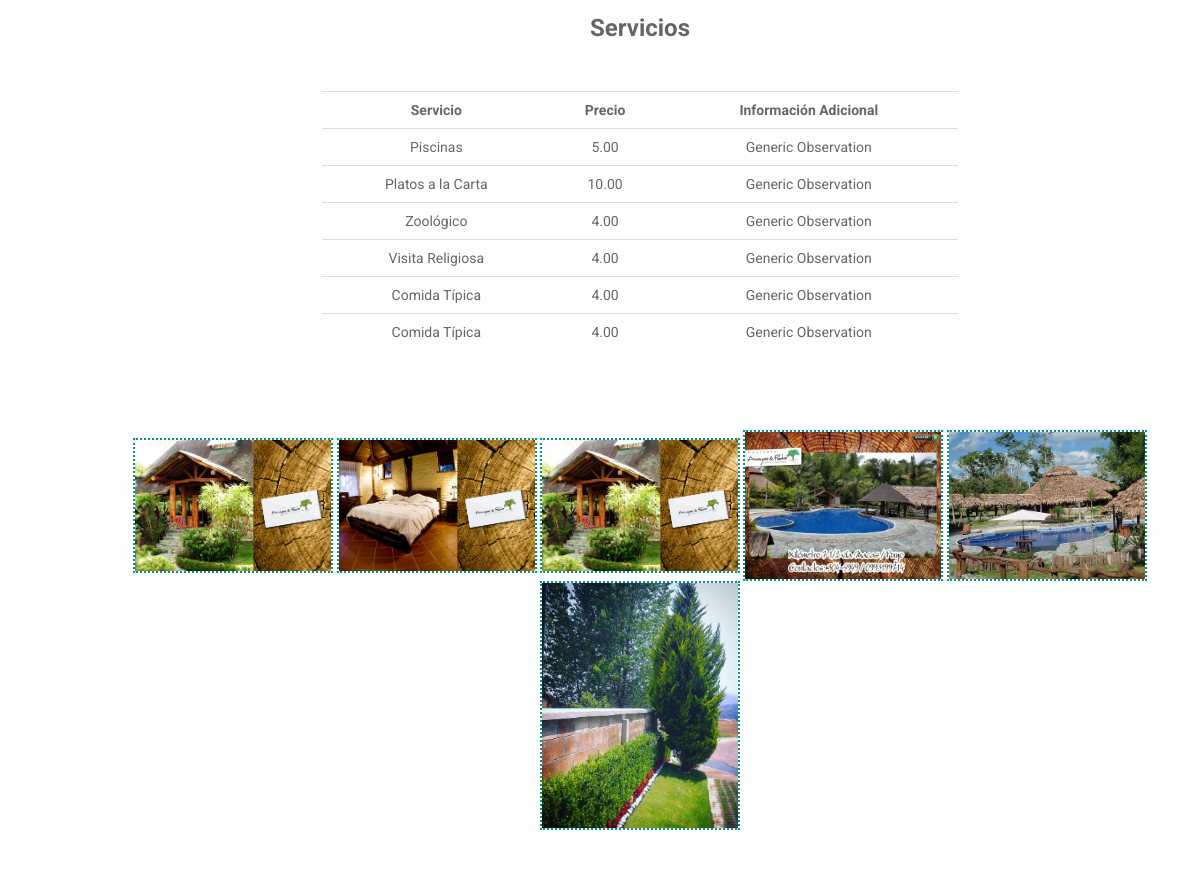
Page /destino/ver/arrayan-y-piedra/ (middle part) on the earlier database version.
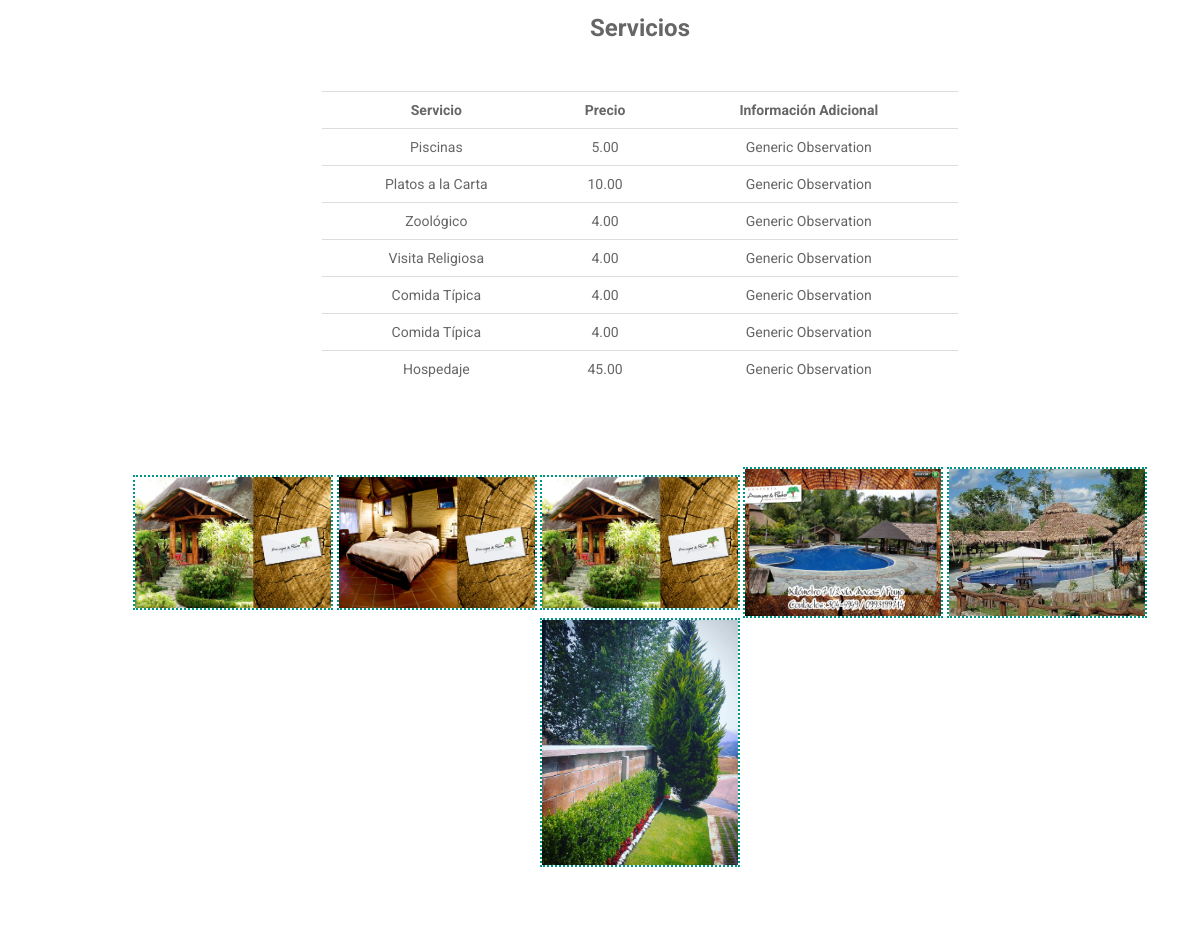
Same page on the later database version.
### centro/models.py (models this page shows)
class ServiceCenter(models.Model):
    center = models.ForeignKey(Center)
    service = models.ForeignKey(Service)
    cost = models.DecimalField(max_digits=10,
                               decimal_places=2,
                               blank=False,
                               default=00.00)
    observation = models.TextField(blank=True)
    def __str__(self):
        return self.service.name

class Picture(models.Model):
    picture = models.ImageField()
    center = models.ForeignKey(Center, related_name='pictures')
    description = models.CharField(max_length=255)

### servicio/models.py (models this page shows, shortened)
class Service(models.Model):
    name = models.CharField(max_length=256, unique=True)
    slug = AutoSlugField(unique=True, populate_from='name', always_update=True, null=True, default=name)

### centro/views.py (the view)
# urls.py: url(r'^destino/ver/(?P<slug>[-\w ]+)/$', CenterDetailView.as_view(), name='center_detail'),
class CenterDetailView(DetailView):
    model = Center
    template_name = 'center_detail.html'
    slug_field = 'slug'
    context_object_name = 'center'

### centro/templates/center_detail.html (shortened to what this page needs)
{% extends 'base.html' %}
{% load app_filters %}
{% block content %}
    <div class="col-md-12 col-sm-12 wow fadeInDown">
        <div class="features">
            <div class="features-text">
            {% if center.servicecenter_set.all %}
                <br><br><br><br><div class="table-responsive" style="max-width: 60%; margin: auto auto;">
                    <br><h3 style="text-align: center;"><b>Servicios </b></h3><br><br>
                  <table class="table">
                    <tr align="center">
                        <td><b>Servicio</b></td>
                        <td><b>Precio</b></td>
                        <td><b>Información Adicional</b></td>
                    </tr>
                    {% for service in center.servicecenter_set.all %}
                        <tr align="center">
                            <td>{{ service }}</td>
                            <td>{{ service.cost }}</td>
                            <td>{{ service.observation }}</td>
                          </tr>
                    {% endfor %}
                  </table>
                </div>
          {% endif %}
          </div>
        </div>
    </div>
    <div id="links" class="col-md-12 col-sm-12">
        <div class="features">
              <div class="features-text" style="margin: auto auto; text-align: center;">
                {% for picture in center.pictures.all %}
                <a href="{% url 'ver_imagen' picture.picture %}" title="{{ picture.description }}">
                    <img src="{% url 'ver_imagen' picture.picture %}" alt="{{ picture.description }}" style="max-width: 200px; border-style:dotted;border-width:2px;">
                </a>
                {% endfor %}
              </div>
        </div>
    </div>
{% endblock %}
{% block map%}
    <div class="col-md-12 col-sm-12" style="height: 500px;">
    </div>
  {% endblock %}

### centro/templates/base.html (shortened to what this page needs)
{% load static %}
<!doctype html>
<html lang="en">
  <head>
    <link href="{% static 'css/bootstrap.min.css'%}" rel="stylesheet">
    <link href="//cdn.muicss.com/mui-0.9.9-rc1/css/mui.min.css" rel="stylesheet" type="text/css" />
    <link rel="stylesheet" href="{% static 'fonts/font-awesome.min.css'%}" type="text/css" media="screen">
    <link href="{% static 'css/material.min.css' %}" rel="stylesheet">
    <link href="{% static 'css/ripples.min.css' %}" rel="stylesheet">
    <link href="{% static 'css/main.css' %}" rel="stylesheet">
    <link href="{% static 'css/responsive.css' %}" rel="stylesheet">
    <link href="{% static 'css/animate.min.css' %}" rel="stylesheet">
      <link rel="stylesheet" href="{% static 'css/blueimp-gallery.min.css' %}">
  </head>
  <body>
  	<div class="content-wrap">
    <section id="features" class="section">
        <div class="container">
        <div class="row">
          {% block content %}
          {% endblock %}
           {% block map %}
           {% endblock %}
        </div>
      </div>
    </section>
    </div>
  </body>
</html>

### centro/static/css/main.css (style rules this page uses)
body { font-family: 'Roboto', sans-serif; color: #666; font-size: 14px; font-weight: 400; background: #fff; }
.row { padding: 30px 0; }
.section { padding: 90px 0; }
.content-wrap { -webkit-transition: -webkit-transform 0.4s; transition: transform 0.4s; -webkit-transition-timing-function: cubic-bezier(0.7, 0, 0.3, 1); transition-timing-function: cubic-bezier(0.7, 0, 0.3, 1); }
#features { background: #fff; }
#features .features { margin: 30px 0; }
#features .features .features-text { padding-left: 80px; }

Differences in the rows shown:
added ServiceCenter: service.name "Hospedaje", cost "45.00", observation "Generic Observation"
